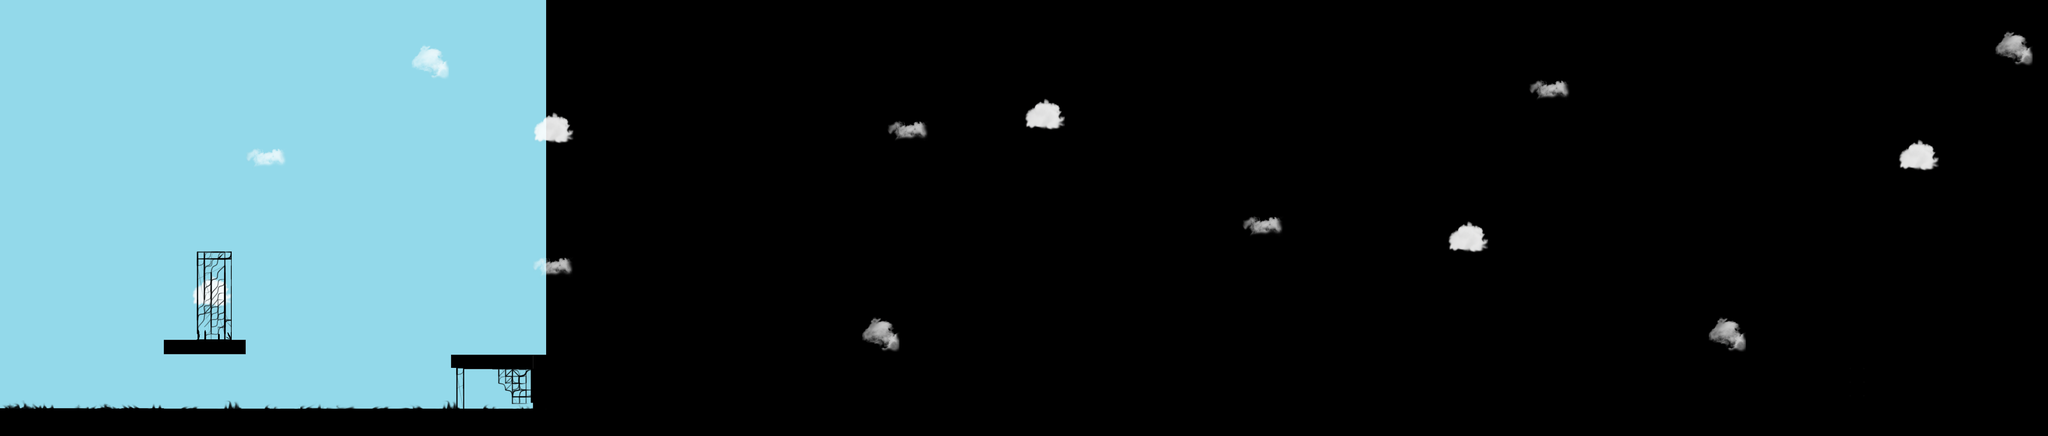

Rendered tile map (Tiled .tmx) drawn with the repository's tilesets; below, a short description and the map source with its tile grids summarised:
An orthogonal 150x32 tile map with 32x32 px tiles, 6 tile layers (Background, Fondo, Fx, Piso, ...), 2 tilesets and 13 objects.

<map version="1.0" orientation="orthogonal" renderorder="right-down" width="150" height="32" tilewidth="32" tileheight="32" nextobjectid="20">
 <tileset firstgid="1" name="TiledSet1" tilewidth="32" tileheight="32" tilecount="192">
  <image source="tuto.png" width="768" height="256" />
 </tileset>
 <tileset firstgid="193" name="TileSet2" tilewidth="32" tileheight="32" tilecount="90">
  <image source="tuto2.png" width="480" height="192" />
 </tileset>
 <layer name="Background" width="150" height="32">
  <data>[4800 cells, 4800 non-empty, 15 distinct tile ids]</data>
 </layer>
 <layer name="Fondo" width="150" height="32">
  <data>[4800 cells, 45 non-empty, 9 distinct tile ids]</data>
 </layer>
 <layer name="Fx" width="150" height="32">
  <data>[4800 cells, 81 non-empty, 18 distinct tile ids]</data>
 </layer>
 <layer name="Piso" width="150" height="32">
  <data>[4800 cells, 436 non-empty, 106 distinct tile ids]</data>
 </layer>
 <layer name="More" width="150" height="32">
  <data>[4800 cells, 51 non-empty, 36 distinct tile ids]</data>
 </layer>
 <objectgroup name="PlatObj">
  <object id="1" x="382.979" y="795.745" width="190.426" height="35.1064" />
  <object id="4" x="1057.45" y="832.979" width="220.213" height="29.7872" />
  <object id="5" x="1244.68" y="864.894" width="32.9787" height="92.5532" />
  <object id="6" x="1064.89" y="863.83" width="26.5957" height="95.7447" />
  <object id="7" x="1535.11" y="831.915" width="95.7447" height="30.8511" />
  <object id="8" x="1726.6" y="736.17" width="192.553" height="29.7872" />
  <object id="9" x="1984.04" y="640.426" width="189.362" height="31.9149" />
  <object id="10" x="2975.53" y="863.83" width="159.574" height="30.8511" />
  <object id="12" x="1281.72" y="988.172" width="87.0968" height="27.957" />
  <object id="13" x="2246.24" y="992.473" width="79.5699" height="24.7312" />
  <object id="15" x="2532.26" y="993.548" width="149.462" height="24.7312" />
  <object id="18" x="2975.27" y="986.022" width="163.441" height="35.4839" />
  <object id="19" x="3681.72" y="993.548" width="91.3978" height="25.8065" />
 </objectgroup>
 <layer name="Plataforma" width="150" height="32">
  <data>[4800 cells, 99 non-empty, 70 distinct tile ids]</data>
 </layer>
</map>
